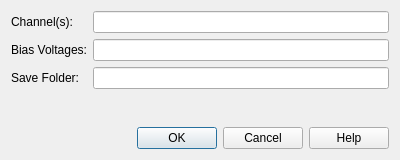
<?xml version="1.0" encoding="UTF-8"?>
<ui version="4.0">
 <class>Dialog</class>
 <widget class="QDialog" name="Dialog">
  <property name="geometry">
   <rect>
    <x>0</x>
    <y>0</y>
    <width>400</width>
    <height>160</height>
   </rect>
  </property>
  <property name="windowTitle">
   <string>Channel Test Setup</string>
  </property>
  <layout class="QFormLayout" name="formLayout">
   <item row="0" column="0">
    <widget class="QLabel" name="channelsLabel">
     <property name="text">
      <string>Channel(s):</string>
     </property>
    </widget>
   </item>
   <item row="0" column="1">
    <widget class="QLineEdit" name="channelLine"/>
   </item>
   <item row="1" column="0">
    <widget class="QLabel" name="bvLabel">
     <property name="text">
      <string>Bias Voltages:</string>
     </property>
    </widget>
   </item>
   <item row="1" column="1">
    <widget class="QLineEdit" name="bvLine"/>
   </item>
   <item row="2" column="0">
    <widget class="QLabel" name="saveFolderLabel">
     <property name="text">
      <string>Save Folder:</string>
     </property>
    </widget>
   </item>
   <item row="4" column="1">
    <widget class="QDialogButtonBox" name="buttonBox">
     <property name="orientation">
      <enum>Qt::Horizontal</enum>
     </property>
     <property name="standardButtons">
      <set>QDialogButtonBox::Cancel|QDialogButtonBox::Help|QDialogButtonBox::Ok</set>
     </property>
    </widget>
   </item>
   <item row="2" column="1">
    <widget class="QLineEdit" name="saveFolderLine"/>
   </item>
   <item row="3" column="1">
    <spacer name="verticalSpacer">
     <property name="orientation">
      <enum>Qt::Vertical</enum>
     </property>
     <property name="sizeHint" stdset="0">
      <size>
       <width>20</width>
       <height>40</height>
      </size>
     </property>
    </spacer>
   </item>
  </layout>
 </widget>
 <resources/>
 <connections>
  <connection>
   <sender>buttonBox</sender>
   <signal>accepted()</signal>
   <receiver>Dialog</receiver>
   <slot>accept()</slot>
   <hints>
    <hint type="sourcelabel">
     <x>248</x>
     <y>254</y>
    </hint>
    <hint type="destinationlabel">
     <x>157</x>
     <y>274</y>
    </hint>
   </hints>
  </connection>
  <connection>
   <sender>buttonBox</sender>
   <signal>rejected()</signal>
   <receiver>Dialog</receiver>
   <slot>reject()</slot>
   <hints>
    <hint type="sourcelabel">
     <x>316</x>
     <y>260</y>
    </hint>
    <hint type="destinationlabel">
     <x>286</x>
     <y>274</y>
    </hint>
   </hints>
  </connection>
 </connections>
</ui>
